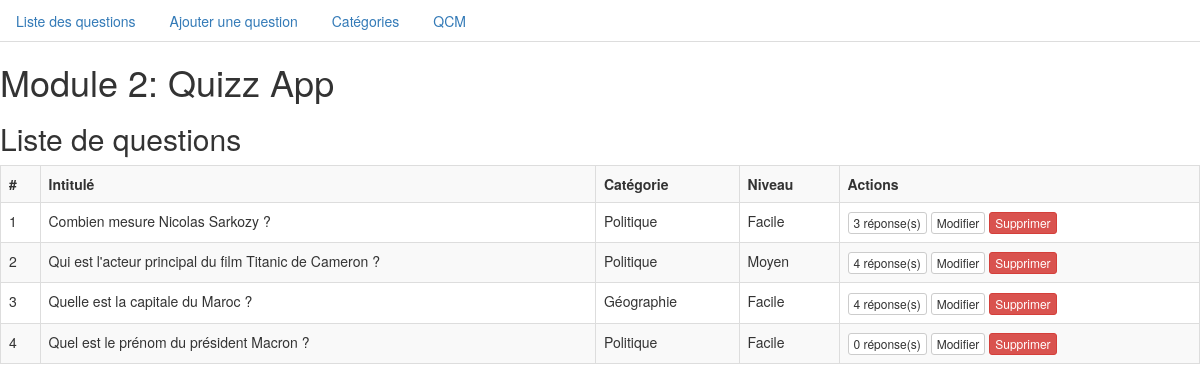
/?route=question/list, run on the app's committed database.
### tables this page shows
CREATE TABLE `question` (
  `id` int(11) NOT NULL,
  `title` varchar(255) NOT NULL,
  `category` int(11) NOT NULL,
  `level` tinyint(4) NOT NULL
);

CREATE TABLE `category` (
  `id` int(11) NOT NULL,
  `name` varchar(100) NOT NULL
);

### levels.php (called while the page is built)
<?php
$levels = array(
  '1' => 'Facile',
  '2' => 'Moyen',
  '3' => 'Difficile'
);
function getLevelName($levels, $key) {
  return $levels[$key];
}
?>

### question/list.php (the view)
<?php
include './levels.php';
function getNumAnswers($db, $id_question) {
  $query = $db->prepare(
    'SELECT COUNT(*) FROM answer WHERE id_question = :id_question');
  $query->execute(array(
    ':id_question' => $id_question
  ));
  $num = $query->fetch(PDO::FETCH_NUM);
  return $num[0];
}
$query = $db->prepare(
  ' SELECT question.id, question.title, question.level, category.name AS category
    FROM question
    JOIN category ON question.category = category.id
    ORDER BY question.id DESC
  '
);
$query->execute();
$questions = $query->fetchAll(PDO::FETCH_OBJ);
?>
<h2>Liste de questions</h2>
<table class="table table-bordered table-striped">
  <tr>
    <th>#</th>
    <th>Intitulé</th>
    <th>Catégorie</th>
    <th>Niveau</th>
    <th>Actions</th>
  </tr>
  <?php $i = 0  ?>
<?php foreach($questions as $question): ?>
    <tr>
      <td><?= ++$i ?></td>
      <td><?= $question->title ?></td>
      <td><?= $question->category ?></td>
      <td><?= getLevelName($levels, $question->level) ?></td>
      <td>
        <a
          href="?route=answer/manage&id_question=<?= $question->id ?>"
          class="btn btn-default btn-xs">
          <?= getNumAnswers($db, $question->id) ?> réponse(s)</a>
        <a
          href="?route=question/edit&id=<?= $question->id ?>"
          class="btn btn-default btn-xs">Modifier</a>
        <a
          href="?route=question/delete&id=<?= $question->id ?>"
          class="btn btn-danger btn-xs">Supprimer</a>
      </td>
    </tr>
<?php endforeach ?>
</table>

### data on the page
question: title "Combien mesure Nicolas Sarkozy ?", category.name "Politique", level "Facile", id "3"
question: title "Qui est l'acteur principal du film Titanic de Cameron ?", category.name "Politique", level "Moyen", id "4"
question: title "Quelle est la capitale du Maroc ?", category.name "Géographie", level "Facile", id "4"
question: title "Quel est le prénom du président Macron ?", category.name "Politique", level "Facile", id "0"
